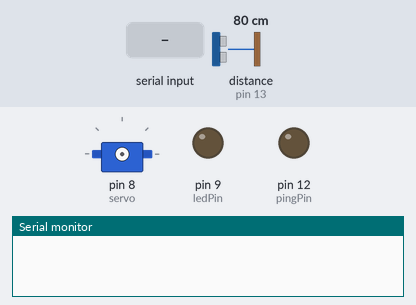
Recording of a sketch running on a simulated Arduino Uno, built with avr-gcc and run on an emulated ATmega328P. On the bench: servo, output pins drawn as LEDs (lit = HIGH), the last lines printed to the serial monitor. Inputs (shaded band) come from the test bench; at power-on: distance to the obstacle (sensor on pin 13) 80 cm. The echo pulse lasts 58.3 µs per cm.

Above: at 1.2 s.
1.3 s: "open\n" received over the second serial link
At 3.3 s:
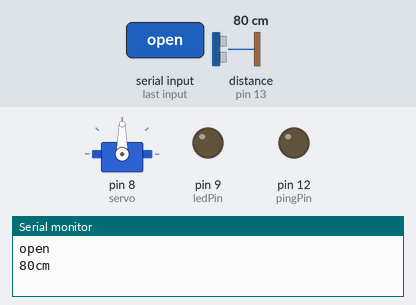
3.6 s: "1\n" received over the second serial link
Timing chart, 0 to 6.6 s (numbered marks = the images above; inputs shaded):
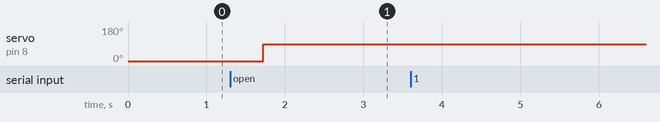

Measured:
- after the input at 1.3 s, servo on pin 8 (servo): 0° → 90° after 0.42 s

The sketch:

ArduinoUnoCode.ino
```cpp
// Mengirim data Serial dari Esp-01 -> Arduino Uno Menggunakan == espSerial.begin
// Mengirim data Serial dari Arduino Uno -> Esp-01 Menggunakan == espSerial
// Receive data Menggunakan == espSerial

// gunakan detach avoid getar

// Esp Serial Test Communication
#include <SoftwareSerial.h>
#include <Servo.h>


SoftwareSerial espSerial(4, 5);  // RX, TX
int ledPin = 9;
Servo servo;  // membuat objek servo
// ULTRASONIC
const int pingPin = 12;
const int echoPin = 13;

long duration, cm = 0;

void setup() {
  Serial.begin(9600);     // Inisialisasi koneksi serial Arduino
  espSerial.begin(9600);  // Inisialisasi koneksi serial ESP-01

  pinMode(LED_BUILTIN, OUTPUT);  // Inisialisasi pin LED sebagai output
  pinMode(ledPin, OUTPUT);
}

void loop() {

  // put your main code here, to run repeatedly:

  espSerial.println("3");


  while (espSerial.available()) {
    String receivedChar = espSerial.readStringUntil('\n');
    receivedChar.trim();  // Menghilangkan NewLine
    delay(20);            // Reading String from serial give delay


    if (receivedChar.equals("open")) {
      servo.attach(8);
      servo.write(0);
      delay(400);
      servo.write(90);
      delay(400);
      servo.detach();
    }

    // Sending Data Sensor To ESP-01
    sensorJarak();
    String jarakString = String(cm) + "cm";
    espSerial.println(jarakString);
    delay(20);

    Serial.println(receivedChar);
    Serial.println(jarakString);
    espSerial.flush();  // Membersihkan buffer serial sebelum melanjutkan ke langkah berikutnya
  }
}

void sensorJarak() {

  pinMode(pingPin,
          OUTPUT);
  digitalWrite(pingPin,
               LOW);
  delayMicroseconds(2);
  digitalWrite(pingPin,
               HIGH);
  delayMicroseconds(10);
  digitalWrite(pingPin,
               LOW);
  pinMode(echoPin, INPUT);
  duration = pulseIn(echoPin, HIGH);
  cm = microsecondsToCentimeters(duration);
}

long microsecondsToCentimeters(long microseconds) {
  return microseconds / 29 / 2;
}
```
